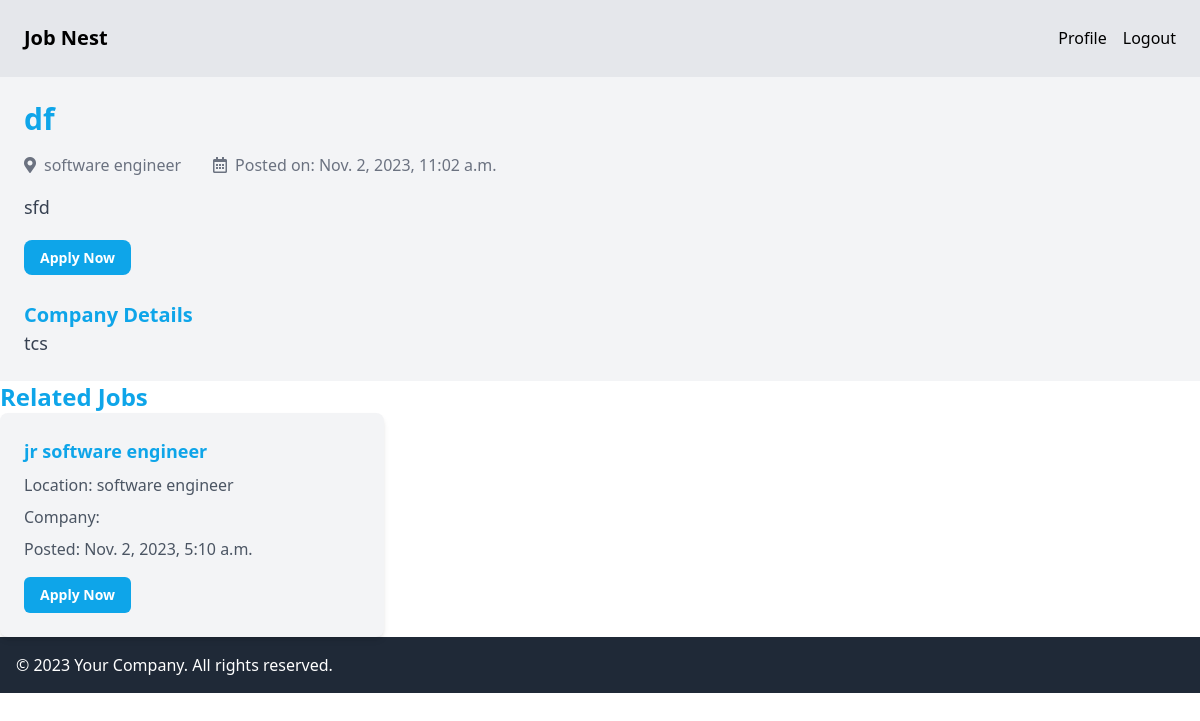
The app's page /job_details/2 (signed in) with its own data.
### jobs/models.py (models this page shows, shortened)
class JobListing(models.Model):
    created_by = models.ForeignKey(User, on_delete=models.CASCADE)
    category = models.ForeignKey(Category, on_delete=models.CASCADE)
    title = models.CharField(max_length=200)
    expired = models.BooleanField(default=False)
    description = models.TextField()
    location = models.CharField(max_length=100)
    created_at = models.DateTimeField(auto_now_add=True)

class Category(models.Model):
    name = models.CharField(max_length=255)
    class Meta:
        ordering = ('name',)
    def __str__(self):
        return self.name

### jobs/views.py (the view)
# urls.py: path('job_details/<int:pk>', views.job_details, name='job_details'),
def job_details(request,pk):
    job = JobListing.objects.get(pk=pk)
    related_job = JobListing.objects.filter(category__name=job.category).exclude(pk=pk)[0:3]
    context = {
        'job': job,
        'related_job': related_job
    }
    return render(request, 'job_details.html', context)

### jobs/templates/job_details.html (shortened to what this page needs)
 {% extends 'base.html' %}
{% block content %}
        <div class="w-full max-w-screen-xl mx-auto">
            <h1 class="text-3xl font-semibold text-sky-500">{{ job.title }}</h1>
            <div class="flex items-center text-gray-500 my-4">
                <i class="fas fa-map-marker-alt mr-2"></i>
                <p>{{ job.category }}</p><sapan></sapan>
                <i class="far fa-calendar-alt ml-8 mr-2"></i>
                <p>Posted on: {{job.created_at}}</p>
            </div>
            <p class="text-lg text-gray-700">{{ job.description }}</p>
            <div class="mt-6">
                <a href="{% url 'apply_for_job' job.id %}" class="bg-sky-500 hover:bg-sky-700 text-white py-2 px-4 rounded-lg text-sm font-semibold">Apply Now</a>
            </div>
            <div class="mt-8">
                <h2 class="text-xl font-semibold text-sky-500">Company Details</h2>
                <p class="text-lg text-gray-700">{{ job.created_by }}</p>
            </div>
        </div>
    </div>
        <div class="w-full max-w-screen-xl mx-auto">
            <h2 class="text-2xl font-semibold text-sky-500">Related Jobs</h2>
            <div class="grid grid-cols-1 md:grid-cols-3 gap-6">
                {% for related_job in related_job%}
                <div class="p-6 bg-gray-100 rounded-lg shadow-md hover:shadow-lg transition-transform transform hover:scale-105">
                     <h3 class="text-lg font-semibold text-sky-500">{{ related_job.title }}</h3>
                    <p class="text-gray-600 mt-2">Location: {{ related_job.category }}</p>
                    <p class="text-gray-600 mt-2">Company: {{ related_job.user.company_name }}</p>
                    <p class="text-gray-600 mt-2">Posted: {{ related_job.created_at }}</p>
                    <div class="mt-4">
                        <a href="{% url 'job_details' related_job.id %}" class="bg-sky-500 hover:bg-sky-700 text-white py-2 px-4 rounded-md text-sm font-semibold inline-block transition-transform transform hover:scale-105">Apply Now</a>
                    </div>
                </div>
                {% empty %}
                <h3>no jobs found </h3>
                {% endfor %}
            </div>
        </div>
{% endblock %}

### records on screen
JobListing: title "df", category "software engineer", created_at "Nov. 2, 2023, 11:02 a.m.", description "sfd", created_by "tcs"
JobListing: title "jr software engineer", category "software engineer", created_at "Nov. 2, 2023, 5:10 a.m."
